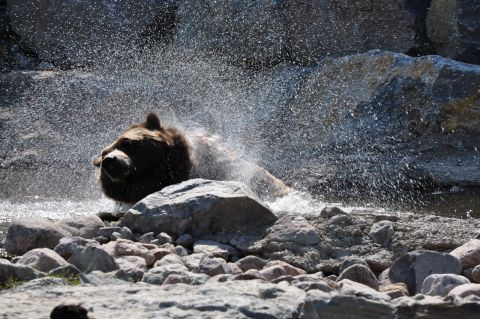
#> input picture img/bear.jpg, 480 x 319 px
$ python Ex4.py
#> lines starting #> are read from the running program, lines starting #| are printed output that depends on the picture
import cv2
import numpy as np

MATCHING = 0.9


def template_matching():
    # reading in the image
    img_rgb = cv2.imread('img/bear.jpg')
#> img_rgb is the input picture: shape (319, 480, 3); mean B, G, R 101.7, 97.5, 96.5

    # converting to grayscale
    # reading the template to be matched.
    template = cv2.imread('img/bear_tete.jpg', 0)
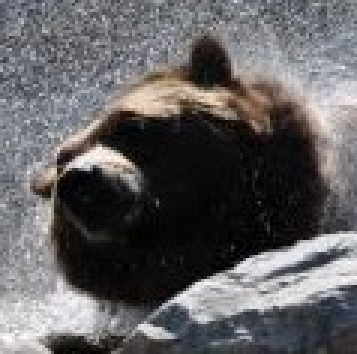
#> input picture img/bear_tete.jpg, 119 x 118 px (shown 3 times larger)
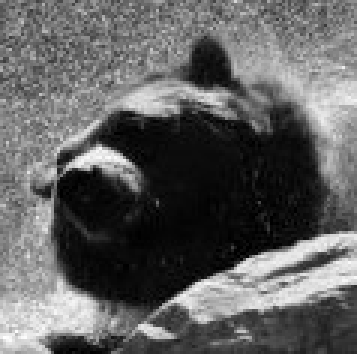
#> template: shape (118, 119) (shown 3 times larger); min 0, max 255, mean 96.2
    hist_template_img = cv2.calcHist([template], [0], None, [256], [0, 256])
#> hist_template_img = 256 values, max 346 at index 10, min 0 at index 253, mean 54.85

    w, h = template.shape[::-1]
#> w = 119; h = 118
#> (the run stopped early here; a loop or call above may not have finished)
